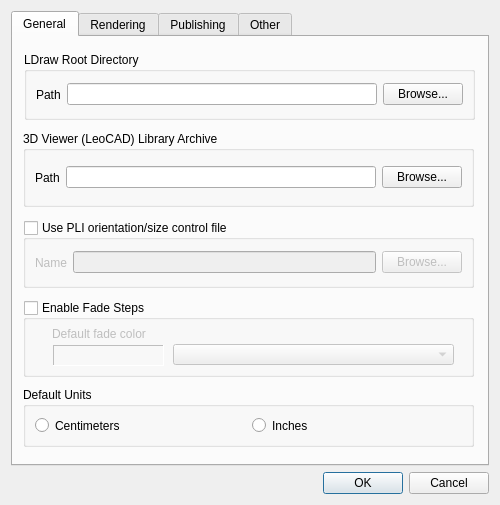
<?xml version="1.0" encoding="UTF-8"?>
<ui version="4.0">
 <author>Travis Cobbs</author>
 <class>PreferencesDialog</class>
 <widget class="QDialog" name="PreferencesDialog">
  <property name="geometry">
   <rect>
    <x>0</x>
    <y>0</y>
    <width>500</width>
    <height>505</height>
   </rect>
  </property>
  <property name="windowTitle">
   <string>LPub3D Preferences</string>
  </property>
  <layout class="QGridLayout" name="gridLayout_6">
   <item row="2" column="0">
    <widget class="QDialogButtonBox" name="buttonBox">
     <property name="orientation">
      <enum>Qt::Horizontal</enum>
     </property>
     <property name="standardButtons">
      <set>QDialogButtonBox::Cancel|QDialogButtonBox::Ok</set>
     </property>
    </widget>
   </item>
   <item row="1" column="0">
    <widget class="QTabWidget" name="tabWidget">
     <property name="currentIndex">
      <number>0</number>
     </property>
     <widget class="QWidget" name="tabGeneral">
      <attribute name="title">
       <string>General</string>
      </attribute>
      <widget class="QGroupBox" name="ldrawBox">
       <property name="geometry">
        <rect>
         <x>11</x>
         <y>15</y>
         <width>451</width>
         <height>68</height>
        </rect>
       </property>
       <property name="toolTip">
        <string>This directory contains the LDraw parts directory</string>
       </property>
       <property name="title">
        <string>LDraw Root Directory</string>
       </property>
       <property name="checkable">
        <bool>false</bool>
       </property>
       <property name="checked">
        <bool>false</bool>
       </property>
       <layout class="QHBoxLayout">
        <item>
         <widget class="QLabel" name="label_6">
          <property name="text">
           <string>Path</string>
          </property>
         </widget>
        </item>
        <item>
         <widget class="QLineEdit" name="ldrawPath">
          <property name="minimumSize">
           <size>
            <width>200</width>
            <height>0</height>
           </size>
          </property>
         </widget>
        </item>
        <item>
         <widget class="QPushButton" name="browseLDraw">
          <property name="toolTip">
           <string>Use directory dialog to find LDraw directory</string>
          </property>
          <property name="whatsThis">
           <string>This lets you find the LDraw directory</string>
          </property>
          <property name="text">
           <string>Browse...</string>
          </property>
         </widget>
        </item>
       </layout>
      </widget>
      <widget class="QGroupBox" name="pliBox">
       <property name="geometry">
        <rect>
         <x>10</x>
         <y>183</y>
         <width>451</width>
         <height>68</height>
        </rect>
       </property>
       <property name="toolTip">
        <string>This file controls Part List parts orientation and size</string>
       </property>
       <property name="title">
        <string>Use PLI orientation/size control file</string>
       </property>
       <property name="checkable">
        <bool>true</bool>
       </property>
       <property name="checked">
        <bool>false</bool>
       </property>
       <layout class="QHBoxLayout">
        <item>
         <widget class="QLabel" name="label_5">
          <property name="text">
           <string>Name</string>
          </property>
         </widget>
        </item>
        <item>
         <widget class="QLineEdit" name="pliName">
          <property name="minimumSize">
           <size>
            <width>200</width>
            <height>0</height>
           </size>
          </property>
         </widget>
        </item>
        <item>
         <widget class="QPushButton" name="browsePli">
          <property name="toolTip">
           <string>Use directory dialog to find the PLI file</string>
          </property>
          <property name="whatsThis">
           <string>Use directory dialog to find the PLI file</string>
          </property>
          <property name="text">
           <string>Browse...</string>
          </property>
         </widget>
        </item>
       </layout>
      </widget>
      <widget class="QGroupBox" name="fadeStepBox">
       <property name="geometry">
        <rect>
         <x>10</x>
         <y>263</y>
         <width>451</width>
         <height>77</height>
        </rect>
       </property>
       <property name="toolTip">
        <string>This setting allows you to fade previous build step parts </string>
       </property>
       <property name="title">
        <string>Enable Fade Steps</string>
       </property>
       <property name="checkable">
        <bool>true</bool>
       </property>
       <property name="checked">
        <bool>false</bool>
       </property>
       <widget class="QLabel" name="label_10">
        <property name="geometry">
         <rect>
          <x>29</x>
          <y>20</y>
          <width>111</width>
          <height>28</height>
         </rect>
        </property>
        <property name="text">
         <string>Default fade color</string>
        </property>
       </widget>
       <widget class="QComboBox" name="fadeStepColorsCombo">
        <property name="geometry">
         <rect>
          <x>150</x>
          <y>44</y>
          <width>281</width>
          <height>21</height>
         </rect>
        </property>
       </widget>
       <widget class="QLabel" name="fadeStepColorLabel">
        <property name="geometry">
         <rect>
          <x>30</x>
          <y>45</y>
          <width>111</width>
          <height>21</height>
         </rect>
        </property>
        <property name="frameShape">
         <enum>QFrame::Panel</enum>
        </property>
        <property name="frameShadow">
         <enum>QFrame::Sunken</enum>
        </property>
        <property name="text">
         <string/>
        </property>
       </widget>
      </widget>
      <widget class="QGroupBox" name="groupBox">
       <property name="geometry">
        <rect>
         <x>10</x>
         <y>350</y>
         <width>451</width>
         <height>60</height>
        </rect>
       </property>
       <property name="title">
        <string>Default Units</string>
       </property>
       <layout class="QHBoxLayout">
        <item>
         <widget class="QRadioButton" name="Centimeters">
          <property name="text">
           <string>Centimeters</string>
          </property>
         </widget>
        </item>
        <item>
         <widget class="QRadioButton" name="Inches">
          <property name="text">
           <string>Inches</string>
          </property>
         </widget>
        </item>
       </layout>
      </widget>
      <widget class="QGroupBox" name="viewerBox">
       <property name="geometry">
        <rect>
         <x>10</x>
         <y>94</y>
         <width>451</width>
         <height>76</height>
        </rect>
       </property>
       <property name="toolTip">
        <string>This directory contains the 3D Viewer library archive (zip) path</string>
       </property>
       <property name="title">
        <string>3D Viewer (LeoCAD) Library Archive</string>
       </property>
       <property name="checkable">
        <bool>false</bool>
       </property>
       <property name="checked">
        <bool>false</bool>
       </property>
       <layout class="QHBoxLayout" name="_6">
        <item>
         <widget class="QLabel" name="label_9">
          <property name="text">
           <string>Path</string>
          </property>
         </widget>
        </item>
        <item>
         <widget class="QLineEdit" name="viewerLibFile">
          <property name="minimumSize">
           <size>
            <width>200</width>
            <height>0</height>
           </size>
          </property>
         </widget>
        </item>
        <item>
         <widget class="QPushButton" name="browseLeoCADLibrary">
          <property name="toolTip">
           <string>Use directory dialog to find 3D viewer library directory</string>
          </property>
          <property name="whatsThis">
           <string>This lets you find the 3D Viewer library directory</string>
          </property>
          <property name="text">
           <string>Browse...</string>
          </property>
         </widget>
        </item>
       </layout>
      </widget>
     </widget>
     <widget class="QWidget" name="tabRendering">
      <attribute name="title">
       <string>Rendering</string>
      </attribute>
      <widget class="QLabel" name="label_4">
       <property name="geometry">
        <rect>
         <x>10</x>
         <y>20</y>
         <width>116</width>
         <height>22</height>
        </rect>
       </property>
       <property name="sizePolicy">
        <sizepolicy hsizetype="Fixed" vsizetype="Preferred">
         <horstretch>0</horstretch>
         <verstretch>0</verstretch>
        </sizepolicy>
       </property>
       <property name="text">
        <string>Preferred renderer:</string>
       </property>
      </widget>
      <widget class="QComboBox" name="preferredRenderer">
       <property name="geometry">
        <rect>
         <x>134</x>
         <y>20</y>
         <width>321</width>
         <height>22</height>
        </rect>
       </property>
       <item>
        <property name="text">
         <string>L3P</string>
        </property>
       </item>
       <item>
        <property name="text">
         <string>LDGLite</string>
        </property>
       </item>
       <item>
        <property name="text">
         <string>LDView</string>
        </property>
       </item>
      </widget>
      <widget class="QGroupBox" name="POVRayBox">
       <property name="geometry">
        <rect>
         <x>16</x>
         <y>239</y>
         <width>441</width>
         <height>170</height>
        </rect>
       </property>
       <property name="title">
        <string>POV-Ray is installed</string>
       </property>
       <property name="checkable">
        <bool>true</bool>
       </property>
       <property name="checked">
        <bool>false</bool>
       </property>
       <widget class="QLabel" name="label_3">
        <property name="geometry">
         <rect>
          <x>15</x>
          <y>29</y>
          <width>51</width>
          <height>16</height>
         </rect>
        </property>
        <property name="text">
         <string>POV-Ray</string>
        </property>
       </widget>
       <widget class="QLineEdit" name="povrayPath">
        <property name="geometry">
         <rect>
          <x>74</x>
          <y>29</y>
          <width>251</width>
          <height>20</height>
         </rect>
        </property>
       </widget>
       <widget class="QPushButton" name="browsePOVRAY">
        <property name="geometry">
         <rect>
          <x>335</x>
          <y>24</y>
          <width>93</width>
          <height>28</height>
         </rect>
        </property>
        <property name="text">
         <string>Browse...</string>
        </property>
       </widget>
       <widget class="QGroupBox" name="lgeoBox">
        <property name="geometry">
         <rect>
          <x>12</x>
          <y>94</y>
          <width>421</width>
          <height>64</height>
         </rect>
        </property>
        <property name="toolTip">
         <string>This library provides higher quality rendering models for POV RAY</string>
        </property>
        <property name="title">
         <string>LGEO is available</string>
        </property>
        <property name="checkable">
         <bool>true</bool>
        </property>
        <property name="checked">
         <bool>false</bool>
        </property>
        <layout class="QGridLayout" name="gridLayout">
         <item row="0" column="0">
          <widget class="QLineEdit" name="lgeoPath">
           <property name="minimumSize">
            <size>
             <width>200</width>
             <height>0</height>
            </size>
           </property>
          </widget>
         </item>
         <item row="0" column="1">
          <widget class="QPushButton" name="browseLGEO">
           <property name="toolTip">
            <string>Use directory dialog to find LGEO directory</string>
           </property>
           <property name="whatsThis">
            <string>This lets you find the LGEO directory</string>
           </property>
           <property name="text">
            <string>Browse...</string>
           </property>
          </widget>
         </item>
        </layout>
       </widget>
       <widget class="QPushButton" name="browseL3P">
        <property name="geometry">
         <rect>
          <x>335</x>
          <y>59</y>
          <width>93</width>
          <height>28</height>
         </rect>
        </property>
        <property name="text">
         <string>Browse...</string>
        </property>
       </widget>
       <widget class="QLineEdit" name="l3pPath">
        <property name="geometry">
         <rect>
          <x>74</x>
          <y>63</y>
          <width>251</width>
          <height>20</height>
         </rect>
        </property>
       </widget>
       <widget class="QLabel" name="label_7">
        <property name="geometry">
         <rect>
          <x>15</x>
          <y>65</y>
          <width>31</width>
          <height>16</height>
         </rect>
        </property>
        <property name="text">
         <string>L3P</string>
        </property>
       </widget>
       <zorder>povrayPath</zorder>
       <zorder>browsePOVRAY</zorder>
       <zorder>lgeoBox</zorder>
       <zorder>browseL3P</zorder>
       <zorder>l3pPath</zorder>
       <zorder>label_3</zorder>
       <zorder>label_7</zorder>
      </widget>
      <widget class="QGroupBox" name="ldgliteBox">
       <property name="geometry">
        <rect>
         <x>16</x>
         <y>55</y>
         <width>441</width>
         <height>78</height>
        </rect>
       </property>
       <property name="title">
        <string>LDGLite is installed</string>
       </property>
       <property name="checkable">
        <bool>true</bool>
       </property>
       <property name="checked">
        <bool>false</bool>
       </property>
       <layout class="QHBoxLayout" name="_3">
        <item>
         <widget class="QLabel" name="label">
          <property name="text">
           <string>Name</string>
          </property>
         </widget>
        </item>
        <item>
         <widget class="QLineEdit" name="ldglitePath"/>
        </item>
        <item>
         <widget class="QPushButton" name="browseLDGLite">
          <property name="text">
           <string>Browse...</string>
          </property>
         </widget>
        </item>
       </layout>
      </widget>
      <widget class="QGroupBox" name="ldviewBox">
       <property name="geometry">
        <rect>
         <x>15</x>
         <y>147</y>
         <width>441</width>
         <height>77</height>
        </rect>
       </property>
       <property name="title">
        <string>LDView is installed</string>
       </property>
       <property name="checkable">
        <bool>true</bool>
       </property>
       <property name="checked">
        <bool>false</bool>
       </property>
       <layout class="QHBoxLayout" name="_4">
        <item>
         <widget class="QLabel" name="label_2">
          <property name="text">
           <string>Name</string>
          </property>
         </widget>
        </item>
        <item>
         <widget class="QLineEdit" name="ldviewPath"/>
        </item>
        <item>
         <widget class="QPushButton" name="browseLDView">
          <property name="text">
           <string>Browse...</string>
          </property>
         </widget>
        </item>
       </layout>
      </widget>
      <widget class="QLabel" name="RenderMessage">
       <property name="geometry">
        <rect>
         <x>20</x>
         <y>470</y>
         <width>431</width>
         <height>20</height>
        </rect>
       </property>
       <property name="text">
        <string/>
       </property>
      </widget>
     </widget>
     <widget class="QWidget" name="tabPublishing">
      <attribute name="title">
       <string>Publishing</string>
      </attribute>
      <widget class="QTextEdit" name="publishDescriptionEdit">
       <property name="geometry">
        <rect>
         <x>26</x>
         <y>289</y>
         <width>421</width>
         <height>101</height>
        </rect>
       </property>
       <property name="acceptRichText">
        <bool>false</bool>
       </property>
      </widget>
      <widget class="QGroupBox" name="publishLogoBox">
       <property name="geometry">
        <rect>
         <x>10</x>
         <y>184</y>
         <width>451</width>
         <height>68</height>
        </rect>
       </property>
       <property name="toolTip">
        <string>This directory contains the document logo</string>
       </property>
       <property name="title">
        <string>Document Logo</string>
       </property>
       <property name="checkable">
        <bool>true</bool>
       </property>
       <property name="checked">
        <bool>false</bool>
       </property>
       <layout class="QHBoxLayout" name="_5">
        <item>
         <widget class="QLabel" name="label_16">
          <property name="text">
           <string>Path</string>
          </property>
         </widget>
        </item>
        <item>
         <widget class="QLineEdit" name="publishLogoPath">
          <property name="minimumSize">
           <size>
            <width>200</width>
            <height>0</height>
           </size>
          </property>
         </widget>
        </item>
        <item>
         <widget class="QPushButton" name="browsePublishLogo">
          <property name="toolTip">
           <string>Use dialog to select logo file</string>
          </property>
          <property name="whatsThis">
           <string>This lets you select your logo file</string>
          </property>
          <property name="text">
           <string>Browse...</string>
          </property>
         </widget>
        </item>
       </layout>
      </widget>
      <widget class="QGroupBox" name="publishDescriptionBox">
       <property name="geometry">
        <rect>
         <x>10</x>
         <y>265</y>
         <width>451</width>
         <height>141</height>
        </rect>
       </property>
       <property name="title">
        <string>Publish Description</string>
       </property>
      </widget>
      <widget class="QCheckBox" name="publishTOC_Chk">
       <property name="enabled">
        <bool>false</bool>
       </property>
       <property name="geometry">
        <rect>
         <x>31</x>
         <y>44</y>
         <width>211</width>
         <height>20</height>
        </rect>
       </property>
       <property name="toolTip">
        <string>Generate table of contents in pdf output</string>
       </property>
       <property name="text">
        <string>Generate PDF Table of Contents</string>
       </property>
      </widget>
      <widget class="QLabel" name="label_15">
       <property name="geometry">
        <rect>
         <x>10</x>
         <y>115</y>
         <width>81</width>
         <height>22</height>
        </rect>
       </property>
       <property name="text">
        <string>Default URL:</string>
       </property>
      </widget>
      <widget class="QLineEdit" name="publishURL_Edit">
       <property name="geometry">
        <rect>
         <x>100</x>
         <y>115</y>
         <width>361</width>
         <height>22</height>
        </rect>
       </property>
      </widget>
      <widget class="QLabel" name="label_17">
       <property name="geometry">
        <rect>
         <x>10</x>
         <y>150</y>
         <width>81</width>
         <height>22</height>
        </rect>
       </property>
       <property name="text">
        <string>Default Email:</string>
       </property>
      </widget>
      <widget class="QLineEdit" name="publishEmail_Edit">
       <property name="geometry">
        <rect>
         <x>100</x>
         <y>150</y>
         <width>361</width>
         <height>22</height>
        </rect>
       </property>
      </widget>
      <widget class="QCheckBox" name="generageCoverPages_Chk">
       <property name="geometry">
        <rect>
         <x>251</x>
         <y>45</y>
         <width>211</width>
         <height>20</height>
        </rect>
       </property>
       <property name="toolTip">
        <string>Automatically generate front and back cover page</string>
       </property>
       <property name="text">
        <string>Generate cover pages</string>
       </property>
      </widget>
      <widget class="QCheckBox" name="displayAllAttributes_Chk">
       <property name="geometry">
        <rect>
         <x>251</x>
         <y>17</y>
         <width>211</width>
         <height>20</height>
        </rect>
       </property>
       <property name="toolTip">
        <string>Display all checked or enabled page attributes </string>
       </property>
       <property name="text">
        <string>Display all page attributes</string>
       </property>
      </widget>
      <widget class="QLabel" name="label_8">
       <property name="geometry">
        <rect>
         <x>11</x>
         <y>80</y>
         <width>81</width>
         <height>16</height>
        </rect>
       </property>
       <property name="toolTip">
        <string>Sets the default Author on published documents</string>
       </property>
       <property name="text">
        <string>Default Author:</string>
       </property>
       <property name="buddy">
        <cstring>authorName_Edit</cstring>
       </property>
      </widget>
      <widget class="QLineEdit" name="authorName_Edit">
       <property name="geometry">
        <rect>
         <x>100</x>
         <y>80</y>
         <width>361</width>
         <height>22</height>
        </rect>
       </property>
      </widget>
      <zorder>publishDescriptionBox</zorder>
      <zorder>publishDescriptionEdit</zorder>
      <zorder>publishLogoBox</zorder>
      <zorder>publishTOC_Chk</zorder>
      <zorder>label_15</zorder>
      <zorder>publishURL_Edit</zorder>
      <zorder>label_17</zorder>
      <zorder>publishEmail_Edit</zorder>
      <zorder>generageCoverPages_Chk</zorder>
      <zorder>displayAllAttributes_Chk</zorder>
      <zorder>label_8</zorder>
      <zorder>authorName_Edit</zorder>
     </widget>
     <widget class="QWidget" name="tabOther">
      <attribute name="title">
       <string>Other</string>
      </attribute>
      <widget class="QLabel" name="label_11">
       <property name="geometry">
        <rect>
         <x>26</x>
         <y>39</y>
         <width>61</width>
         <height>20</height>
        </rect>
       </property>
       <property name="text">
        <string>Frequency</string>
       </property>
      </widget>
      <widget class="QComboBox" name="comboCheckForUpdates">
       <property name="geometry">
        <rect>
         <x>90</x>
         <y>39</y>
         <width>131</width>
         <height>22</height>
        </rect>
       </property>
       <property name="toolTip">
        <string>Select check for update frequency</string>
       </property>
       <item>
        <property name="text">
         <string>Never</string>
        </property>
       </item>
       <item>
        <property name="text">
         <string>Once a day</string>
        </property>
       </item>
       <item>
        <property name="text">
         <string>Once a week</string>
        </property>
       </item>
       <item>
        <property name="text">
         <string>Once a month</string>
        </property>
       </item>
      </widget>
      <widget class="QCheckBox" name="chkBoxSilent">
       <property name="geometry">
        <rect>
         <x>240</x>
         <y>40</y>
         <width>201</width>
         <height>20</height>
        </rect>
       </property>
       <property name="toolTip">
        <string>Do not show progress bar while checking for updates</string>
       </property>
       <property name="text">
        <string>Do not show progress bar</string>
       </property>
      </widget>
      <widget class="QGroupBox" name="groupBoxUpdates">
       <property name="geometry">
        <rect>
         <x>10</x>
         <y>10</y>
         <width>451</width>
         <height>81</height>
        </rect>
       </property>
       <property name="toolTip">
        <string>Check for newer version online.</string>
       </property>
       <property name="title">
        <string>Check for updates</string>
       </property>
      </widget>
      <widget class="Line" name="line">
       <property name="geometry">
        <rect>
         <x>10</x>
         <y>280</y>
         <width>451</width>
         <height>16</height>
        </rect>
       </property>
       <property name="orientation">
        <enum>Qt::Horizontal</enum>
       </property>
      </widget>
      <widget class="QGroupBox" name="groupBoxSearchDirs">
       <property name="geometry">
        <rect>
         <x>10</x>
         <y>97</y>
         <width>451</width>
         <height>181</height>
        </rect>
       </property>
       <property name="title">
        <string>LDraw Content Search Directories</string>
       </property>
       <widget class="QTextEdit" name="textEditSearchDirs">
        <property name="enabled">
         <bool>true</bool>
        </property>
        <property name="geometry">
         <rect>
          <x>20</x>
          <y>65</y>
          <width>371</width>
          <height>101</height>
         </rect>
        </property>
        <property name="acceptDrops">
         <bool>false</bool>
        </property>
        <property name="toolTip">
         <string>Search directories</string>
        </property>
        <property name="readOnly">
         <bool>false</bool>
        </property>
       </widget>
       <widget class="QPushButton" name="pushButtonReset">
        <property name="geometry">
         <rect>
          <x>401</x>
          <y>136</y>
          <width>30</width>
          <height>30</height>
         </rect>
        </property>
        <property name="toolTip">
         <string>Reset LPub3D LDraw search directories to default</string>
        </property>
        <property name="text">
         <string/>
        </property>
        <property name="icon">
         <iconset resource="lpub.qrc">
          <normaloff>:/resources/resetsetting.png</normaloff>:/resources/resetsetting.png</iconset>
        </property>
        <property name="iconSize">
         <size>
          <width>25</width>
          <height>25</height>
         </size>
        </property>
       </widget>
       <widget class="QLineEdit" name="lineEditIniFile">
        <property name="geometry">
         <rect>
          <x>20</x>
          <y>32</y>
          <width>371</width>
          <height>22</height>
         </rect>
        </property>
        <property name="toolTip">
         <string>LDraw.ini file path dialog</string>
        </property>
        <property name="readOnly">
         <bool>false</bool>
        </property>
       </widget>
      </widget>
      <zorder>groupBoxUpdates</zorder>
      <zorder>label_11</zorder>
      <zorder>comboCheckForUpdates</zorder>
      <zorder>chkBoxSilent</zorder>
      <zorder>line</zorder>
      <zorder>groupBoxSearchDirs</zorder>
     </widget>
    </widget>
   </item>
  </layout>
 </widget>
 <resources>
  <include location="lpub.qrc"/>
 </resources>
 <connections>
  <connection>
   <sender>buttonBox</sender>
   <signal>accepted()</signal>
   <receiver>PreferencesDialog</receiver>
   <slot>accept()</slot>
   <hints>
    <hint type="sourcelabel">
     <x>254</x>
     <y>365</y>
    </hint>
    <hint type="destinationlabel">
     <x>157</x>
     <y>274</y>
    </hint>
   </hints>
  </connection>
  <connection>
   <sender>buttonBox</sender>
   <signal>rejected()</signal>
   <receiver>PreferencesDialog</receiver>
   <slot>reject()</slot>
   <hints>
    <hint type="sourcelabel">
     <x>322</x>
     <y>365</y>
    </hint>
    <hint type="destinationlabel">
     <x>286</x>
     <y>274</y>
    </hint>
   </hints>
  </connection>
 </connections>
</ui>
